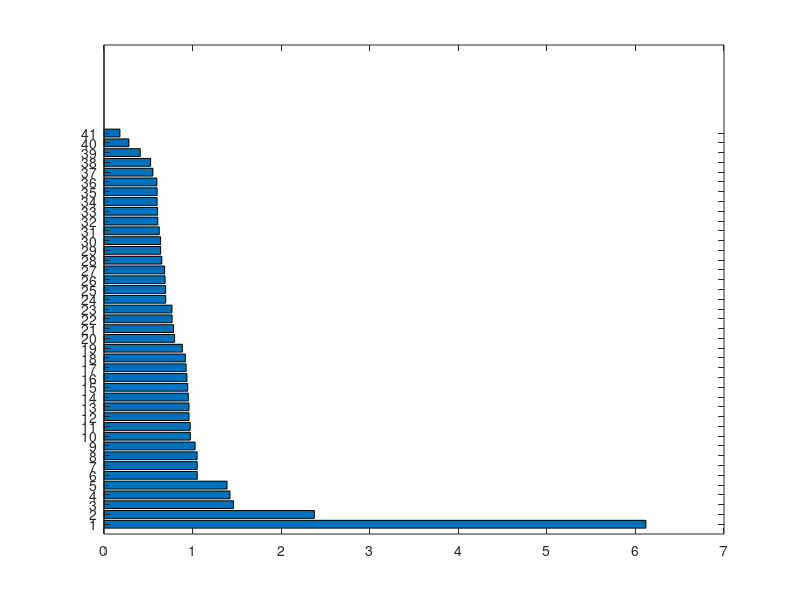

Source code (MATLAB): (Note: this script raises an error after producing the figure.)
% Figure S8. Differential impact of combined FGFR4 with AKT vs.PI3K 
% targeting on pAKT rebound dynamics analysed via model simulations
% Figure S9. Time-course simulations of pAKT dynamics for the sensitivity analysis

load('Different_effect_PI3Ki_AKTi_on_pAKT_rebound.mat')


%% bar-graph

figure('Position',[664   209   389   678])
tmp_bg = barh(flip(2.^BB_cut_log2));
yticks(1:length(BB_cut_log2))
yticklabels(flip(target_parameters.mechanism(II_cut)))
%ytickangle(45)
xlabel({'Difference in pAKT';'by AKTi vs PI3Ki (norm.)'})
xline(1)
box off

% color
num_lines = length(II_cut);
cmap =colormap('jet');
stepcol = floor(size(cmap,1)/num_lines);
newcolor=cmap([1:num_lines]*stepcol,:);
tmp_bg.FaceColor = 'flat';
tmp_bg.CData = newcolor;



%% Bounded lines

% respc_reshpae
% d1: time (8)
% d2: inhibitors (1: FGFR4i+PI3Ki, 2:FGFR4i+PI3Ki)
% d3: target params (55)
% d4: models


figure('Position',[620    50   717   946])
for ii = 1:size(resp_profile,2)

YY = [];
XX = 1:size(respc_reshpae,1);
YY(:,:,1) = respc_reshpae(:,1,II(ii),:); % FGFR4i + PI3Ki (perturbation)
YY(:,:,2) = respc_reshpae(:,2,II(ii),:); % FGFR4i + PI3Ki (perturbation)
YY(:,:,3) = respc_reshpae(:,1,end,:); % FGFR4i + PI3Ki (control)
YY(:,:,4) = respc_reshpae(:,2,end,:); % FGFR4i + PI3Ki (control)

subplot(8,7,ii),
plot_distribution(XX,YY(:,:,1)','Alpha',0.15,'Color',[0.00,0.45,0.74])
hold on
plot_distribution(XX,YY(:,:,2)','Alpha',0.25,'Color',[0.85,0.33,0.10])
hold on
plot_distribution(XX,YY(:,:,3)','Alpha',0.15,'Color',[0.00,0.00,0.00],'LineWidth',1)
hold on
plot_distribution(XX,YY(:,:,4)','Alpha',0.15,'Color',[0.65,0.65,0.65],'LineWidth',1)
xtic = [1 5 8];
xticks(xtic)
xticklabels(time(xtic)/60)
xtickangle(30)
title(deblank(target_parameters.mechanism{II(ii)}))
box off

end

%% calculation of the reboundness

rebness_log2 = log2(mean(rebundness,2));
figure('Position',[757   795   251   141])
sc = scatter(rebness_log2,BB_log2,50,...
    'MarkerEdgeColor',[0 0 0],...
    'MarkerFaceColor','flat');

ylabel('difference (log2)')
xlabel('reboundness(log2)')
rho = corr(rebness_log2(:),BB_log2(:));
title(strcat('corr. = ',num2str(rho)))
pbaspect([1,1,1])

